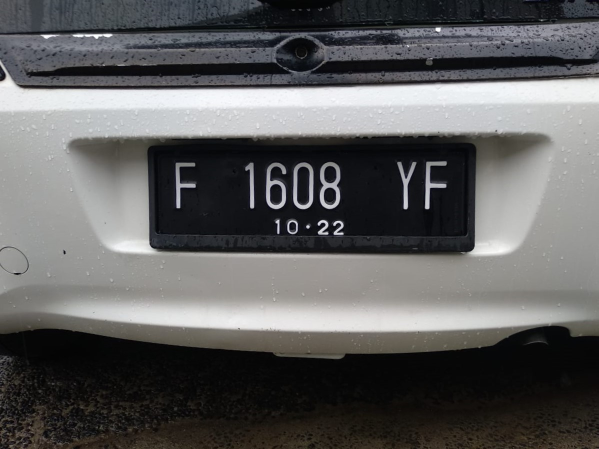
#> input picture src/F1608YF.jpeg, 1197 x 898 px (shown at 1/2 size)
$ python -i detect_license_plate.py   (imports and definitions only)
#> lines starting #> are read from the running program, lines starting #| are printed output that depends on the picture; after the words box and inside, x2 and y2 are one past the last pixel; in counts of white or black regions, pixels touching at a corner belong together
#> further down, picture is the input picture: shape (898, 1197, 3); mean B, G, R 93.7, 93.6, 93.9
import cv2
import matplotlib.pyplot as plt
from tqdm.notebook import tqdm
import os
from glob import glob
import numpy as np
from sklearn.metrics import f1_score

#--- general utils ---#

# [92 lines left out: functions load_images, load_image, run_length_encoding, corr2_coeff, load_characters, not called in this run]

#--- image processing utils ---#

def bwlabel(img, connectivity=8):
    img = img.copy()

    # Find all connected components
    num_labels, labels, stats, centroids = cv2.connectedComponentsWithStats(
        img, connectivity=connectivity)

    return num_labels, labels, stats, centroids

def bwareaopen(img, min_size, connectivity=8):
    img = img.copy()

    # Find all connected components
    num_labels, labels, stats, _ = bwlabel(img)

    # check size of all connected components
    for i in range(num_labels):
        label_size = stats[i, cv2.CC_STAT_AREA]

        # remove connected components smaller than min_size
        if label_size < min_size:
            img[labels == i] = 0

    return img

# [11 lines left out: function trim_mask, not called in this run]

#--- image processing procedures ---#

def area_thresholding(img):
    img = cv2.cvtColor(img, cv2.COLOR_BGR2GRAY)

    blur = cv2.bilateralFilter(img,3,75,75)

    ret, thresh1 = cv2.threshold(blur, 120, 255, cv2.THRESH_BINARY + cv2.THRESH_OTSU)
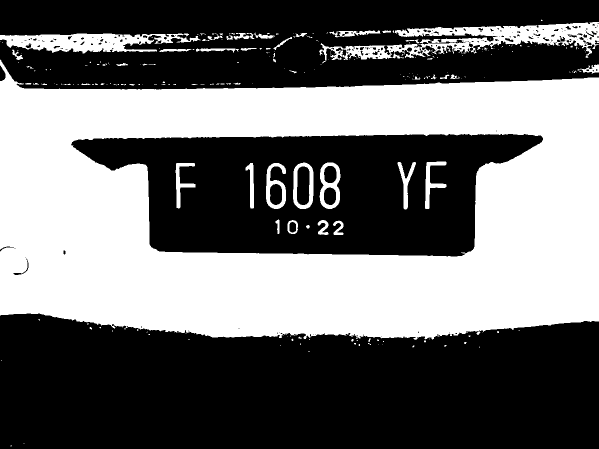
#> thresh1: shape (898, 1197) (shown at 1/2 size); 42.6% white; 240 white regions (188 under 20 px), largest, box (x1, y1, x2, y2) and area: (0, 119, 1197, 680) 417607, (638, 44, 1197, 127) 15747, (0, 67, 401, 107) 9105
#> ret = 103

    # thresh1 = 255-thresh1

    area0 = bwareaopen(thresh1, 30)
#> in bwlabel, `num_labels, labels, stats, centroids = cv2.connectedComponentsWithStat..`:
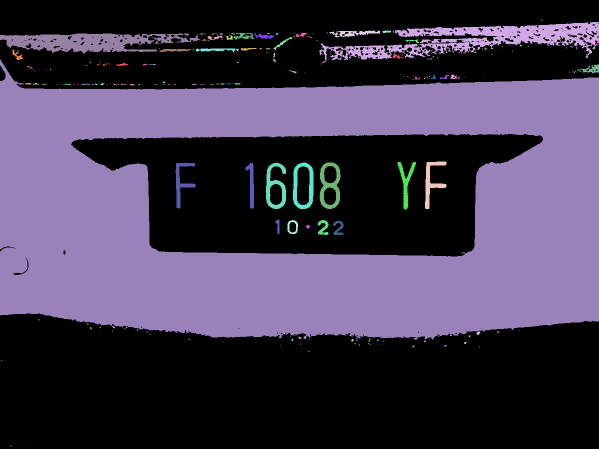
#> labels: shape (898, 1197) int32 (shown at 1/2 size); 241 distinct labels, from 0 to 240; one colour per label, 0 black
#> in bwlabel, `num_labels, labels, stats, centroids = cv2.connectedComponentsWithStat..`: num_labels = 241; stats = 241 rows, first 6: [0, 0, 1197, 898, 617137], [1082, 39, 3, 3, 7], [638, 44, 559, 83, 15747], [811, 58, 1, 1, 1], [659, 61, 102, 14, 636], [765, 61, 17, 5, 63]; centroids = 241 pairs, first value 0 to 1194.7, second value 40.29 to 891.4
#> in bwareaopen, `num_labels, labels, stats, _ = bwlabel(img)`: num_labels = 241
#> the loop in bwareaopen, `for i in range(num_labels):` made 241 passes
#> label_size on passes 1 to 3: 617137, 7, 15747
#> after the loop in bwareaopen, `for i in range(num_labels):`:
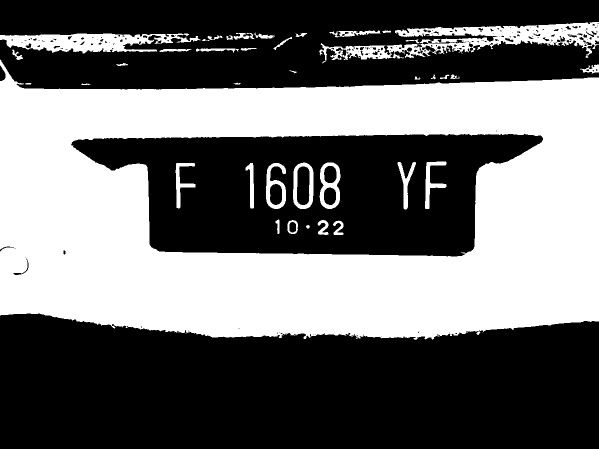
#> img: shape (898, 1197) (shown at 1/2 size); 42.5% white; 41 white regions, largest, box (x1, y1, x2, y2) and area: (0, 119, 1197, 680) 417607, (638, 44, 1197, 127) 15747, (0, 67, 401, 107) 9105
    area1 = bwareaopen(thresh1, 350)
#> call 2 of bwareaopen, with min_size = 350, connectivity = 8
#> the loop in bwareaopen (call 2), `for i in range(num_labels):` made 241 passes
#> after the loop in bwareaopen (call 2), `for i in range(num_labels):`:
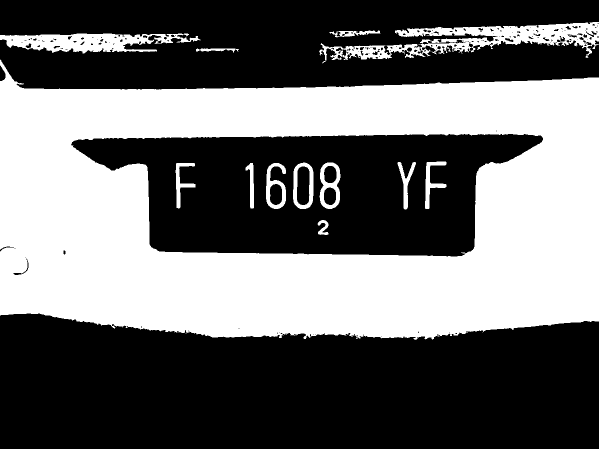
#> img: shape (898, 1197) (shown at 1/2 size); 42.2% white; 13 white regions, largest, box (x1, y1, x2, y2) and area: (0, 119, 1197, 680) 417607, (638, 44, 1197, 127) 15747, (0, 67, 401, 107) 9105
    area2 = area0-area1
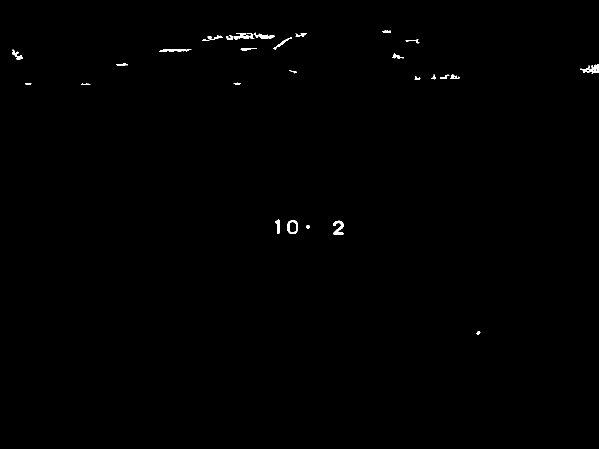
#> area2: shape (898, 1197) (shown at 1/2 size); 0.31% white; 28 white regions, largest, box (x1, y1, x2, y2) and area: (1160, 129, 1197, 147) 322, (666, 441, 687, 470) 320, (467, 66, 509, 79) 286

    area = bwareaopen(area2, 75)
#> call 3 of bwareaopen, with min_size = 75, connectivity = 8
#> in bwlabel (call 3), `num_labels, labels, stats, centroids = cv2.connectedComponentsWithStat..`: labels: shape (898, 1197) int32; 29 distinct labels, from 0 to 28
#> in bwlabel (call 3), `num_labels, labels, stats, centroids = cv2.connectedComponentsWithStat..`: num_labels = 29; stats = 29 rows, first 6: [0, 0, 1197, 898, 1071626], [765, 61, 17, 5, 63], [508, 65, 42, 13, 222], [467, 66, 42, 13, 286], [591, 66, 23, 8, 98], [415, 71, 30, 9, 117]; centroids = 29 pairs, first value 34.14 to 1183.1, second value 62.89 to 665.6
#> in bwareaopen (call 3), `num_labels, labels, stats, _ = bwlabel(img)`: num_labels = 29
#> the loop in bwareaopen (call 3), `for i in range(num_labels):` made 29 passes
#> label_size on passes 1 to 12: 1071626, 63, 222, 286, 98, 117, 70, 155, 31, 72, 100, 164
#> after the loop in bwareaopen (call 3), `for i in range(num_labels):`:
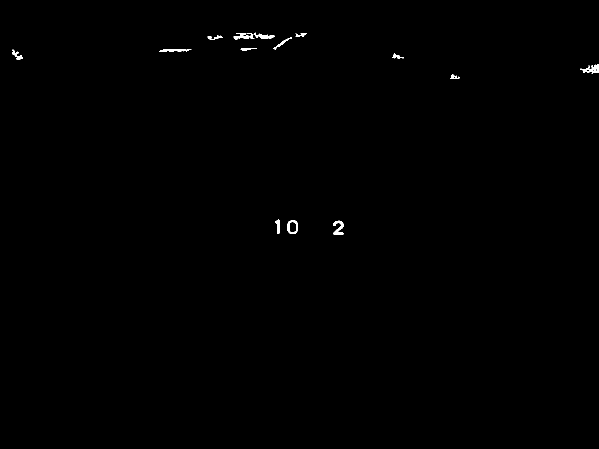
#> img: shape (898, 1197) (shown at 1/2 size); 0.24% white; 14 white regions, largest, box (x1, y1, x2, y2) and area: (1160, 129, 1197, 147) 322, (666, 441, 687, 470) 320, (467, 66, 509, 79) 286

    # cv2.imshow('Final', area)

    return area

# [146 lines left out: functions detect_plate_area, get_plate_bounding_box, plate_to_numbers, read_license_plate, not called in this run]

>>> import cv2
>>> picture = cv2.imread('F1608YF.jpeg')
>>> result = area_thresholding(picture)
